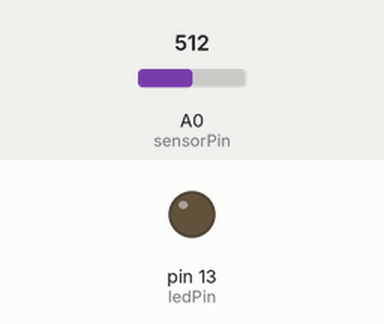
Simulated run of this sketch. Board: Arduino Uno, built with avr-gcc and run on an emulated ATmega328P. Parts: output pins drawn as LEDs (lit = HIGH). Inputs (shaded band) come from the test bench; at power-on: A0 (sensorPin) = 512.

Above: at 1.2 s.
1.3 s: A0 (sensorPin) set to 493
At 2.6 s:
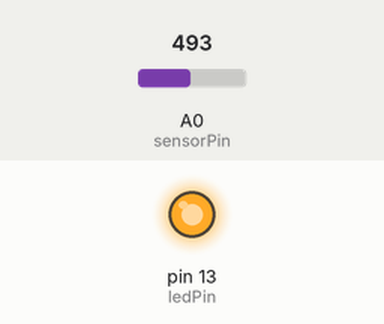
2.9 s: A0 (sensorPin) set to 522
At 3.8 s:
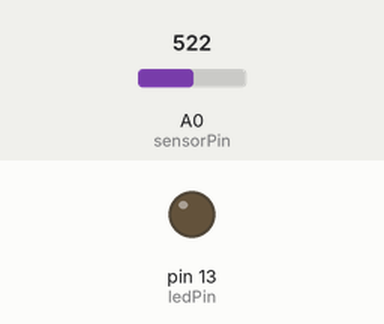
4.5 s: A0 (sensorPin) set to 511
At 5.0 s:
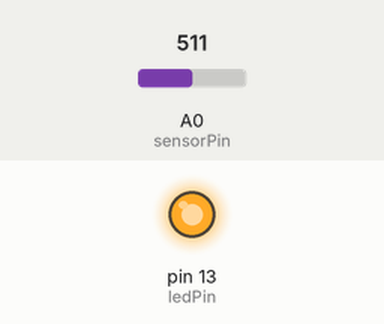
Timing chart, 0 to 7.5 s (numbered marks = the images above; inputs shaded):
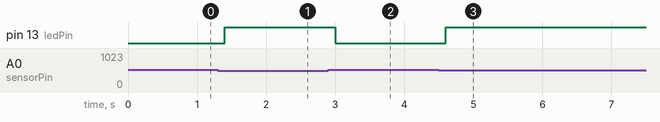

Measured:
- the behaviour switches between 512 and 511 on A0 (sensorPin) (found by bisection; images 0 and 1)
- after the input at 1.3 s, pin 13 (ledPin): LOW → HIGH after 0.10 s
- after the input at 2.9 s, pin 13 (ledPin): HIGH → LOW after 0.10 s
- after the input at 4.5 s, pin 13 (ledPin): LOW → HIGH after 0.10 s

The sketch:

Photoresistor2.ino
```cpp
// (licence header left out)
const int sensorPin = A0;
const int ledPin = 13;

int sensorValue = 0;

void setup() {
  pinMode(ledPin, OUTPUT);
}

void loop() {
  sensorValue = analogRead(sensorPin);
  if (sensorValue < 512) {
    digitalWrite(ledPin, HIGH);
  } else {
    digitalWrite(ledPin, LOW);
  }
  delay(200);
}
```
